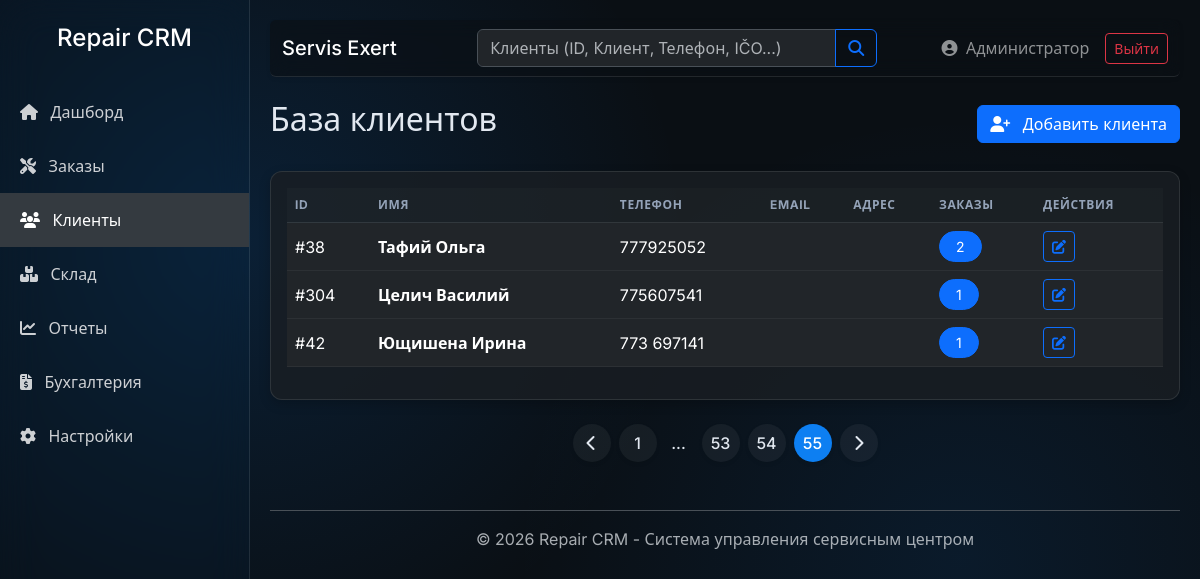
Page /customers.php?cp=55 (signed in) on the committed database.
### tables this page shows
CREATE TABLE `customers` (
  `id` int(11) NOT NULL AUTO_INCREMENT,
  `customer_type` enum('private','company') DEFAULT 'private',
  `first_name` varchar(50) NOT NULL,
  `last_name` varchar(50) NOT NULL,
  `ico` varchar(20) DEFAULT NULL,
  `dic` varchar(20) DEFAULT NULL,
  `company` varchar(100) DEFAULT NULL,
  `phone` varchar(20) DEFAULT NULL,
  `email` varchar(100) DEFAULT NULL,
  `address` text DEFAULT NULL,
  `created_at` timestamp NOT NULL DEFAULT current_timestamp(),
  `old_user_id` int(11) DEFAULT NULL,
  PRIMARY KEY (`id`)
);

### includes/functions.php (called while the page is built, shortened)
<?php
function get_setting($key, $default = '') {
    global $pdo;
    static $cache = [];
    if (array_key_exists($key, $cache)) {
        return $cache[$key];
    }
    try {
        $stmt = $pdo->prepare("SELECT setting_value FROM system_settings WHERE setting_key = ?");
        $stmt->execute([$key]);
        $val = $stmt->fetchColumn();
        if ($val !== false) {
            $cache[$key] = $val;
            return $val;
        }
    } catch (Exception $e) {
        $cache[$key] = $default;
        return $default;
    }
    return $default;
}
?>

### includes/lang.php (called while the page is built, shortened)
<?php
function __($key, $override_lang = null) {
    global $lang_data, $pdo;
    if ($override_lang) {
        $lang = $override_lang;
    } elseif (isset($_SESSION['lang'])) {
        $lang = $_SESSION['lang'];
    } elseif (isset($pdo) && function_exists('get_setting')) {
        $lang = get_setting('language', 'ru');
    } else {
        $lang = 'ru';
    }
    return $lang_data[$lang][$key] ?? $key;
}
?>

### customers.php (the view, shortened to what this page needs)
<?php
require_once 'includes/config.php';
require_once 'includes/functions.php';
require_once 'includes/header.php';
$customers = [];
if (isset($pdo)) {
    try {
        $limit = 50;
        $page = isset($_GET['cp']) && is_numeric($_GET['cp']) ? (int)$_GET['cp'] : 1;
        $offset = ($page - 1) * $limit;
        $search = $_GET['search'] ?? '';
        if (!empty($search)) {
            $search = trim($search);
            $exact_id_filter = is_numeric($search) ? " OR id = ?" : "";
            $count_stmt = $pdo->prepare("SELECT COUNT(*) FROM customers WHERE (first_name LIKE ? OR last_name LIKE ? OR phone LIKE ? OR email LIKE ? OR ico LIKE ? OR dic LIKE ? OR company LIKE ?$exact_id_filter)");
            $term = "%$search%";
            $params = [$term, $term, $term, $term, $term, $term, $term];
            if (is_numeric($search)) $params[] = (int)$search;
            $count_stmt->execute($params);
            $total_customers = $count_stmt->fetchColumn();
            $stmt = $pdo->prepare("SELECT * FROM customers WHERE
                (first_name LIKE ? OR
                last_name LIKE ? OR
                phone LIKE ? OR
                email LIKE ? OR
                ico LIKE ? OR
                dic LIKE ? OR
                company LIKE ?$exact_id_filter)
                ORDER BY (CASE WHEN id = ? THEN 1 ELSE 2 END), last_name ASC LIMIT $limit OFFSET $offset");
            $search_id = is_numeric($search) ? (int)$search : 0;
            $exec_params = $params;
            $exec_params[] = $search_id;
            $stmt->execute($exec_params);
        } else {
            $total_customers = $pdo->query("SELECT COUNT(*) FROM customers")->fetchColumn();
            $stmt = $pdo->query("SELECT * FROM customers ORDER BY last_name ASC LIMIT $limit OFFSET $offset");
        }
        $customers = $stmt->fetchAll();
        $total_pages = ceil($total_customers / $limit);
        $order_counts = [];
        if (!empty($customers)) {
            $customer_ids = array_column($customers, 'id');
            $placeholders = implode(',', array_fill(0, count($customer_ids), '?'));
            $c_stmt = $pdo->prepare("SELECT customer_id, COUNT(*) as cnt FROM orders WHERE customer_id IN ($placeholders) GROUP BY customer_id");
            $c_stmt->execute($customer_ids);
            while ($row = $c_stmt->fetch()) {
                $order_counts[$row['customer_id']] = (int)$row['cnt'];
            }
        }
    } catch (PDOException $e) { }
}
?>
<div class="d-flex justify-content-between align-items-center mb-4">
    <h2><?php echo __('customers_db'); ?></h2>
    <div class="d-flex gap-2">
        <button class="btn btn-primary" data-bs-toggle="modal" data-bs-target="#newCustomerModal">
            <i class="fas fa-user-plus me-2"></i> <?php echo __('add_customer'); ?>
        </button>
    </div>
</div>
<div class="card">
    <div class="card-body">
        <div class="table-responsive">
            <table class="table table-hover align-middle">
                <thead>
                    <tr>
                        <th>ID</th>
                        <th><?php echo __('name_col'); ?></th>
                        <th><?php echo __('phone'); ?></th>
                        <th>Email</th>
                        <th><?php echo __('address'); ?></th>
                        <th><?php echo __('orders'); ?></th>
                        <th><?php echo __('actions'); ?></th>
                    </tr>
                </thead>
                <tbody>
                    <?php if (empty($customers)): ?>
                        <tr>
                            <td colspan="7" class="text-center py-4 text-muted"><?php echo __('no_customers_found'); ?></td>
                        </tr>
                    <?php else: ?>
                        <?php foreach ($customers as $customer): ?>
                        <tr>
                            <td>#<?php echo $customer['id']; ?></td>
                            <td>
                                <strong>
                                    <?php
                                    if ($customer['customer_type'] == 'company') {
                                        echo htmlspecialchars($customer['company'] ?: $customer['last_name']);
                                        echo ' <small class="text-muted">(Firma)</small>';
                                    } else {
                                        echo htmlspecialchars($customer['last_name'] . ' ' . $customer['first_name']);
                                    }
                                    ?>
                                </strong>
                            </td>
                            <td><?php echo htmlspecialchars($customer['phone']); ?></td>
                            <td><?php echo htmlspecialchars($customer['email']); ?></td>
                            <td><?php echo htmlspecialchars($customer['address']); ?></td>
                            <td>
                                <?php
                                $count = $order_counts[$customer['id']] ?? 0;
                                ?>
                                <button class="btn btn-sm <?php echo $count > 0 ? 'btn-primary' : 'btn-outline-secondary'; ?> rounded-pill px-3"
                                        onclick="showCustomerOrders(<?php echo $customer['id']; ?>, '<?php echo htmlspecialchars($customer['first_name'] . ' ' . $customer['last_name']); ?>')"
                                        <?php echo $count == 0 ? 'disabled' : ''; ?>>
                                    <?php echo $count; ?>
                                </button>
                            </td>
                            <td>
                                <div class="btn-group btn-group-sm">
                                    <a href="edit_customer.php?id=<?php echo $customer['id']; ?>" class="btn btn-outline-primary"><i class="fas fa-edit"></i></a>
                                </div>
                            </td>
                        </tr>
                        <?php endforeach; ?>
                    <?php endif; ?>
                </tbody>
            </table>
        </div>
    </div>
</div>
<?php if (isset($total_pages) && $total_pages > 1): ?>
<nav class="mt-4">
    <ul class="pagination justify-content-center">
        <?php
        $params = $_GET;
        unset($params['cp']);
        $query_str = http_build_query($params);
        $url_prefix = $query_str ? "&$query_str" : "";
        ?>
        <li class="page-item <?php echo $page <= 1 ? 'disabled' : ''; ?>">
            <a class="page-link border-0 shadow-sm rounded-circle mx-1" href="?cp=<?php echo $page - 1 . $url_prefix; ?>"><i class="fas fa-chevron-left"></i></a>
        </li>
        <?php
        $start = max(1, $page - 2);
        $end = min($total_pages, $page + 2);
        if ($start > 1) {
            echo '<li class="page-item"><a class="page-link border-0 shadow-sm rounded-circle mx-1" href="?cp=1'.$url_prefix.'">1</a></li>';
            if ($start > 2) echo '<li class="page-item disabled"><span class="page-link border-0 bg-transparent">...</span></li>';
        }
        for ($i = $start; $i <= $end; $i++):
        ?>
            <li class="page-item <?php echo $page == $i ? 'active' : ''; ?>">
                <a class="page-link border-0 shadow-sm rounded-circle mx-1" href="?cp=<?php echo $i . $url_prefix; ?>"><?php echo $i; ?></a>
            </li>
        <?php endfor;
        ?>
        <li class="page-item <?php echo $page >= $total_pages ? 'disabled' : ''; ?>">
            <a class="page-link border-0 shadow-sm rounded-circle mx-1" href="?cp=<?php echo $page + 1 . $url_prefix; ?>"><i class="fas fa-chevron-right"></i></a>
        </li>
    </ul>
</nav>
<?php endif; ?>
<?php require_once 'includes/footer.php'; ?>

### assets/css/style.css (style rules this page uses)
:root { --sidebar-width: 250px; --primary-color: #0d7ff2; --glass-bg: rgba(255, 255, 255, 0.05); --glass-border: rgba(255, 255, 255, 0.1); }
body { background-color: #0a0f14; background-image: radial-gradient(circle at 20% 30%, rgba(13, 127, 242, 0.15) 0%, transparent 40%), radial-gradient(circle at 80% 70%, rgba(13, 127, 242, 0.1) 0%, transparent 40%); background-attachment: fixed; color: #e2e8f0; font-family: 'Inter', system-ui, -apple-system, sans-serif; position: relative; }
.card { border: 1px solid var(--glass-border); background: rgba(25, 30, 36, 0.8); box-shadow: 0 4px 12px 0 rgba(0, 0, 0, 0.2); margin-bottom: 20px; border-radius: 12px; color: #e2e8f0; }
.table { color: #cbd5e1; }
.table thead th { background-color: rgba(255,255,255,0.02); text-transform: uppercase; font-size: 0.75rem; letter-spacing: 0.05em; color: #94a3b8; border-bottom: 1px solid var(--glass-border); }
.table td { border-color: rgba(255,255,255,0.05); }
.pagination .page-link { width: 38px; height: 38px; display: flex; align-items: center; justify-content: center; color: #e2e8f0; font-weight: 500; background-color: rgba(255, 255, 255, 0.05); border-color: rgba(255, 255, 255, 0.1); transition: all 0.2s; }
.pagination .page-item.active .page-link { background-color: var(--primary-color); border-color: var(--primary-color); color: white; }

### rows in the picture
customers: id "38", last_name+first_name "Тафий Ольга", phone "777925052", id "2"
customers: id "304", last_name+first_name "Целич Василий", phone "775607541", id "1"
customers: id "42", last_name+first_name "Ющишена Ирина", phone "773 697141", id "1"

### other values in the picture
__('dashboard') "Дашборд"
__('orders') "Заказы"
__('customers') "Клиенты"
__('inventory') "Склад"
__('reports') "Отчеты"
__('accounting') "Бухгалтерия"
__('settings') "Настройки"
get_setting('company_name', 'Repair CRM') "Servis Exert"
$_SESSION['full_name'] "Администратор"
__('logout') "Выйти"
__('customers_db') "База клиентов"
__('add_customer') "Добавить клиента"
__('name_col') "ИМЯ"
__('phone') "ТЕЛЕФОН"
__('address') "АДРЕС"
